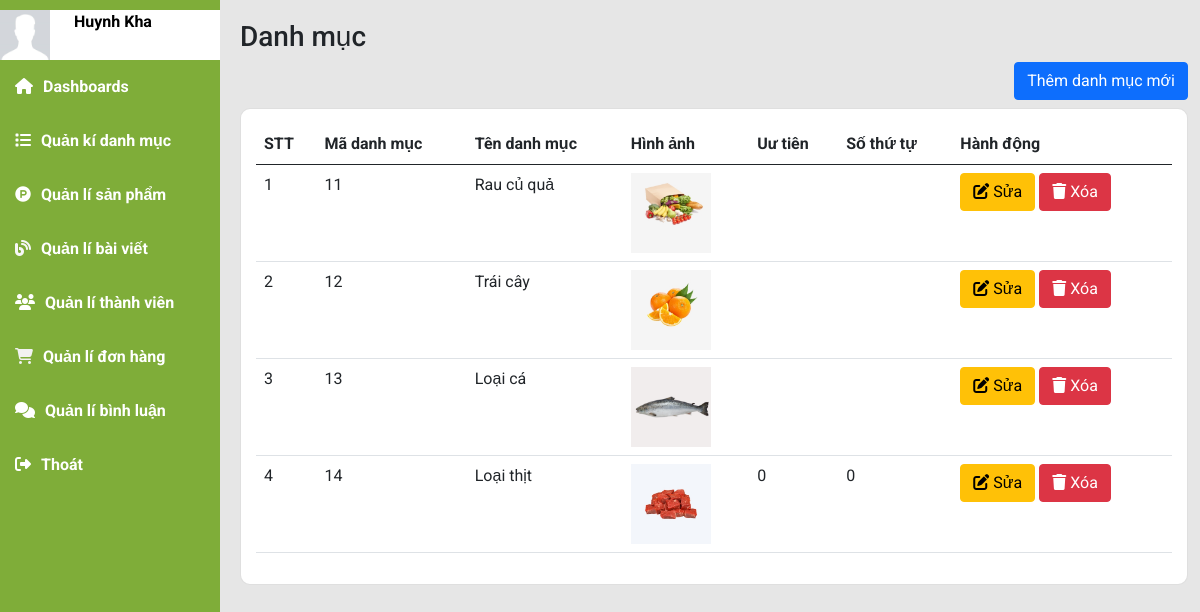
Page /index.php?mod=admin&act=admin_catagory (signed in) on the earlier database version.
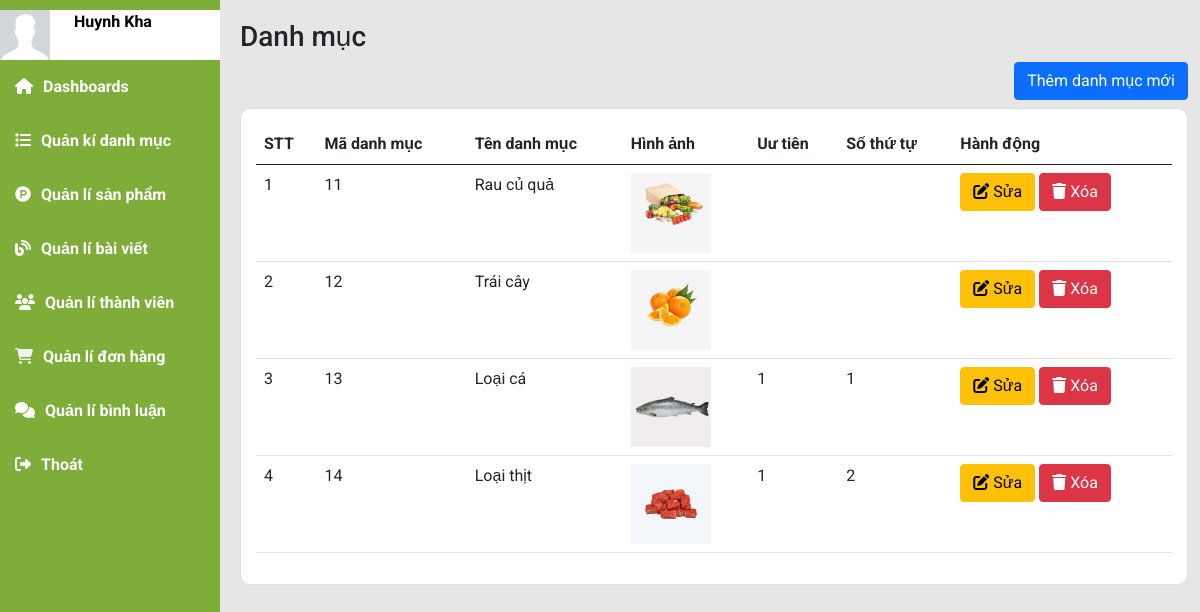
Same page on the later database version.
### tables this page shows
CREATE TABLE `danhmuc` (
  `MaDM` int NOT NULL,
  `TenDM` varchar(50) NOT NULL,
  `SoThuTu` int DEFAULT NULL COMMENT 'số thứ tự mà danh mục sẽ xuất hiện , tùy mình sắp xếp',
  `UuTien` tinyint(1) DEFAULT NULL COMMENT '0: là cho nó ẩn đi, 1 là cho nó xuất hiện tại trang chủ',
  `HinhAnh` text
);

### model/m_pdo.php (called while the page is built, shortened)
<?php
function pdo_get_connection(){
    $dburl = "mysql:host=localhost;dbname=organic;charset=utf8";
    $username = 'root';
    $password = '';
    $conn = new PDO($dburl, $username, $password);
    $conn->setAttribute(PDO::ATTR_ERRMODE, PDO::ERRMODE_EXCEPTION);
    return $conn;
}
function pdo_query($sql){
    $sql_args = array_slice(func_get_args(), 1);
    try{
        $conn = pdo_get_connection();
        $stmt = $conn->prepare($sql);
        $stmt->execute($sql_args);
        $rows = $stmt->fetchAll();
        return $rows;
    }
    catch(PDOException $e){
        throw $e;
    }
    finally{
        unset($conn);
    }
}

### model/m_admin.php (called while the page is built, shortened)
<?php
    include_once 'model/m_pdo.php';
        function get_catagoryadmin(){
            return pdo_query("SELECT * FROM danhmuc");
        }
?>

### model/m_catagory.php (called while the page is built, shortened)
<?php
    include_once 'model/m_pdo.php';
    function danhmuc_getAll(){
        return pdo_query("SELECT * FROM danhmuc ORDER BY MaDM DESC");
    }
?>

### view/admin/v_admin_catagory.php (the view)
<div class="main-content">
    <h3 class="title-page">
        Danh mục
    </h3>
    <div class="d-flex justify-content-end">
        <a href="index.php?mod=admin&act=admin_add_catagory" class="btn btn-primary mb-2">Thêm danh mục mới</a>
    </div>
    <section class="row">
        <div class="col-sm-12 col-md-12 col xl-12">
            <div class="card chart">
                <table class="table">
                    <thead>
                        <tr>
                            <th>STT</th>
                            <th>Mã danh mục </th>
                            <th>Tên danh mục</th>
                            <th>Hình ảnh</th>
                            <th>Uư tiên</th>
                            <th>Số thứ tự</th>
                            <th>Hành động</th>
                        </tr>
                    </thead>
                    <tbody>
                        <?php
                            $stt = 1;
                            foreach($danhmucall as $item):
                        ?>
                        <tr>
                            <td><?=$stt?></td>
                            <td><?=$item['MaDM']?></td>
                            <td><?=$item['TenDM']?></td>
                            <td><img src="view/img/categories/<?=$item['HinhAnh']?>" alt="" style="width:80px; height:80px; object-fit:cover;"></td>
                            <td><?=$item['UuTien']?></td>
                            <td><?=$item['SoThuTu']?></td>
                            <td>
                                <a href="index.php?mod=admin&act=admin_edit_catagory&MaDM=<?=$item['MaDM']?>" class="btn btn-warning"><i class="fa-solid fa-pen-to-square"></i> Sửa</a>
                                <a href="index.php?mod=admin&act=admin_delete_catagory&MaDM=<?=$item['MaDM']?>" class="btn btn-danger"><i class="fa-solid fa-trash"></i> Xóa</a>
                            </td>
                        </tr>
                        <?php
                            $stt++;
                            endforeach;
                        ?>
                    </tbody>
                </table>
            </div>
        </div>
    </section>
</div>

Differences in the rows shown:
changed danhmuc "Loại cá": UuTien (not shown) → "1"; SoThuTu (not shown) → "1"
changed danhmuc "Loại thịt": UuTien "0" → "1"; SoThuTu "0" → "2"
